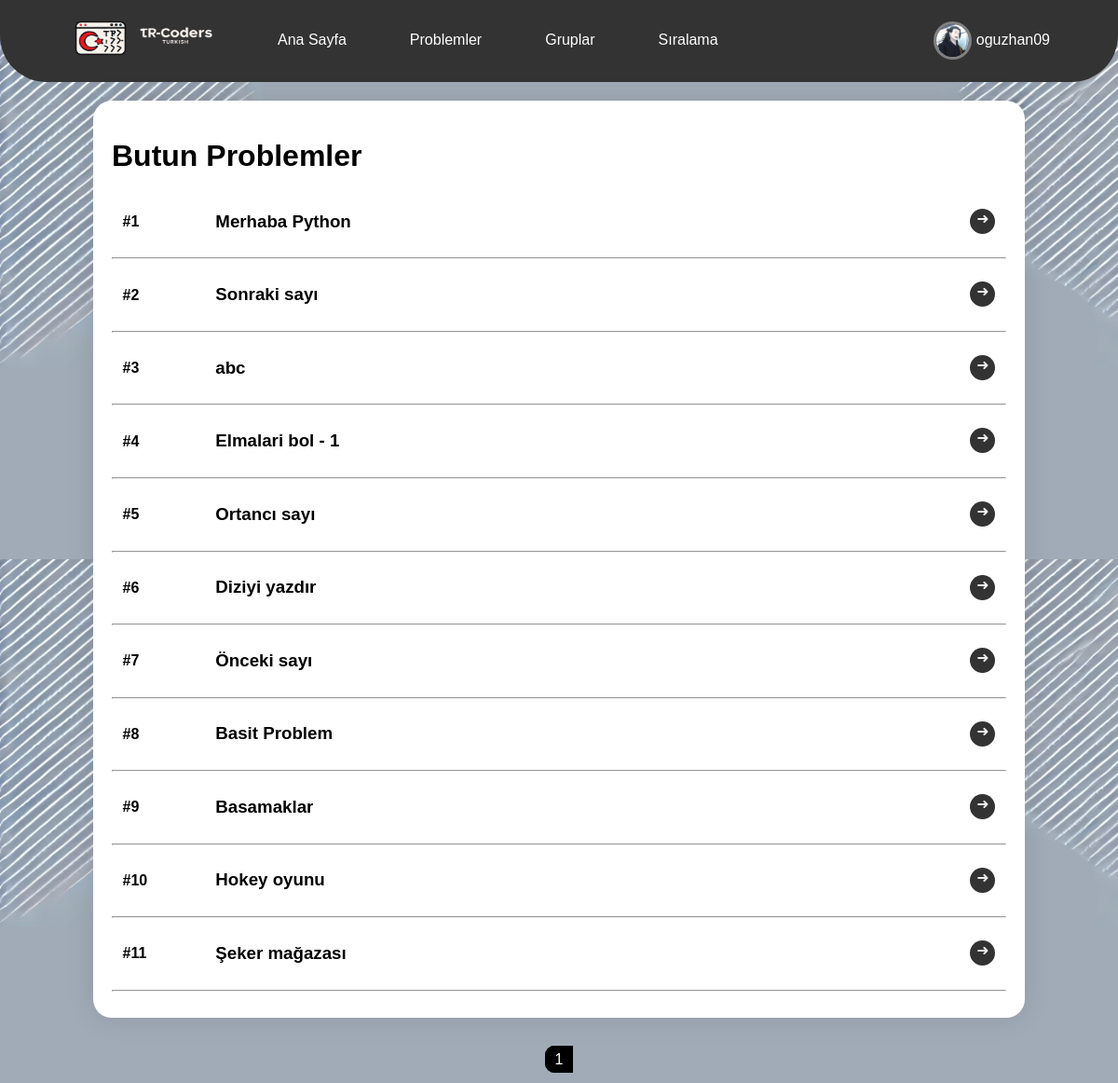
The app's page /problems/all (signed in) with its own data.
### users/models.py (models this page shows, shortened)
class UserProfile(models.Model):
    TAG_CHOICES = [
        ('newbie', 'Newbie'),
        ('skilled', 'Skilled'),
        ('admin', 'Admin'),
        ('professional', 'Professional'),
    ]
    user=models.ForeignKey(User,on_delete=models.CASCADE,related_name="profiles")
    profile_photo=models.ImageField(upload_to=user_directory_path,default='default/default_pfp.jpg')
    tag = models.CharField(max_length=20, choices=TAG_CHOICES, default='newbie')
    first_join_date=models.DateTimeField(auto_now=True)
    solved_problem_count = models.PositiveIntegerField(default=0)
    class Meta:
        verbose_name_plural="Kullanici bilgileri"

### problems/models.py (models this page shows, shortened)
class Problem(models.Model):
    choices=[
        ('-','Belirlenmemis'),
        ('kolay','Kolay'),
        ('orta','Orta'),
        ('zor','Zor'),
    ]
    title=models.CharField(max_length=60)
    title_en=models.CharField(max_length=60,help_text="Title in Engish",blank=True)
    title_az=models.CharField(max_length=60,help_text="Azerbaycan dilinde basliq",blank=True)
    statement=RichTextField(max_length=1000)
    statement_en = RichTextField(max_length=1000, help_text="Statement in English",blank=True)
    statement_az = RichTextField(max_length=1000, help_text="Statement in Azerbaijani",blank=True)
    difficulty=models.CharField(max_length=20,choices=choices,default='-')

### problems/views.py (the view)
# urls.py: path('all',all_problems,name='all_problems'),
def all_problems(request):
    problems=Problem.objects.all()
    paginator=Paginator(problems,20)
    page_number=request.GET.get('page')
    page_obj=paginator.get_page(page_number)
    if request.user.is_authenticated:
        user=UserProfile.objects.filter(user__username=request.user.username)
        return render(request,'problems/all.html',context={'page_obj':page_obj,'profile':user[0]})
    else:
        return render(request,'problems/all.html',context={'page_obj':page_obj})

### templates/problems/all.html (shortened to what this page needs)
<!DOCTYPE html>
<html lang="tr">
{% load static %}
<head>
    <ul class="navbar">
        <li style="float:left" class="li1"><a href="{% url 'index:index' %}" ><img src="{% static 'img/Logo2.png' %}" width="200" height="60"></a></li>
        <li class="li2"><a href="{% url 'postlar:post_lister' %}" style="padding: 16px 16px">Ana Sayfa</a></li>
        <li class="li3"><a href="{% url 'problems:all_problems' %}" style="padding: 16px 16px">Problemler</a></li>
        <li class="li4" style="float: right;">
            {% if user.is_authenticated %}
              <div style="display: flex;justify-content: space-between;padding: 5px;">
                <img src="{{ profile.profile_photo.url }}" style="border-radius: 50%;width: 35px;height: 35px;object-fit: cover;border:3px solid grey ;">
                <a href="{% url 'users:profile_viewer' user.username %}"  style="margin-top: 11px;margin-left: 5px;">{{ user.username }}</a>
              </div>
            {% else %}
               <a href="{% url 'users:signup' %}" style="padding: 16px 16px;">Kayıt ol</a>
            {% endif %}
        </li>
        <li class="li5"><a href="{% url 'groups:all_groups' %}" style="padding: 16px 16px">Gruplar</a></li>
        <li class="li6"><a href="{% url 'rankings:ranking' %}" style="padding: 16px 16px">Sıralama</a></li>
    </ul>
</head>
<body>
    <div class="container">
        <div style="display: flex;justify-content: space-between;align-items: center;">
        <h1>Butun Problemler</h1>
        </div>
        {% for problem in page_obj %}
           <div style="display: flex;justify-content: space-around;">
            <div style="width: 8%">
             <h4>#{{problem.id}}</h4>
            </div>
           <div style="width: 82%;">
             {% if problem.title %}
              <h3>{{problem.title}}</h3>
             {% elif problem.title_az %}
              <h3>{{problem.title_az}}</h3>
             {% elif problem.title_en %}
              <h3>{{problem.title_en}}</h3>
             {% endif %}
           </div>
            <a href="{% url 'problems:problem_detail' problem.pk %}" class="detail_linki" style="float: right;font-weight: normal;margin-top: 16px;">&#10140;</a>
           </div>
           <hr>
        {% endfor %}
    </div>
    <div style="text-align: center;">
    <div class="pagination-container">
        <ul class="pagination justify-content-center">
            {% for num in page_obj.paginator.page_range %}
            {% if num == page_obj.number %}
            <li class="page-item active"><span class="page-link {% if num == 1 %}rounded{% endif %}">{{ num }}</span></li>
            {% elif num >= page_obj.number|add:'-1' and num <= page_obj.number|add:'1' %}
                <li class="page-item"><a class="page-link" href="?page={{ num }}">{{ num }}</a></li>
            {% elif num == 1 or num == page_obj.paginator.num_pages %}
                <li class="page-item"><a class="page-link" href="?page={{ num }}">{{ num }}</a></li>
            {% elif num == page_obj.number|add:'-2' or num == page_obj.number|add:'2' %}
                <li class="page-item disabled"><span class="page-link">...</span></li>
            {% endif %}
        {% endfor %}
        </ul>
    </div>
</div>
</body>
</html>

### records on screen
UserProfile: profile_photo (picture)
Problem: id "1", title "Merhaba Python"
Problem: id "2", title "Sonraki sayı"
Problem: id "3", title "abc"
Problem: id "4", title "Elmalari bol - 1"
Problem: id "5", title "Ortancı sayı"
Problem: id "6", title "Diziyi yazdır"
Problem: id "7", title "Önceki sayı"
Problem: id "8", title "Basit Problem"
Problem: id "9", title "Basamaklar"
Problem: id "10", title "Hokey oyunu"
Problem: id "11", title "Şeker mağazası"

### other values on screen
{{ user.username }} "oguzhan09"
{{ num }} "1"
